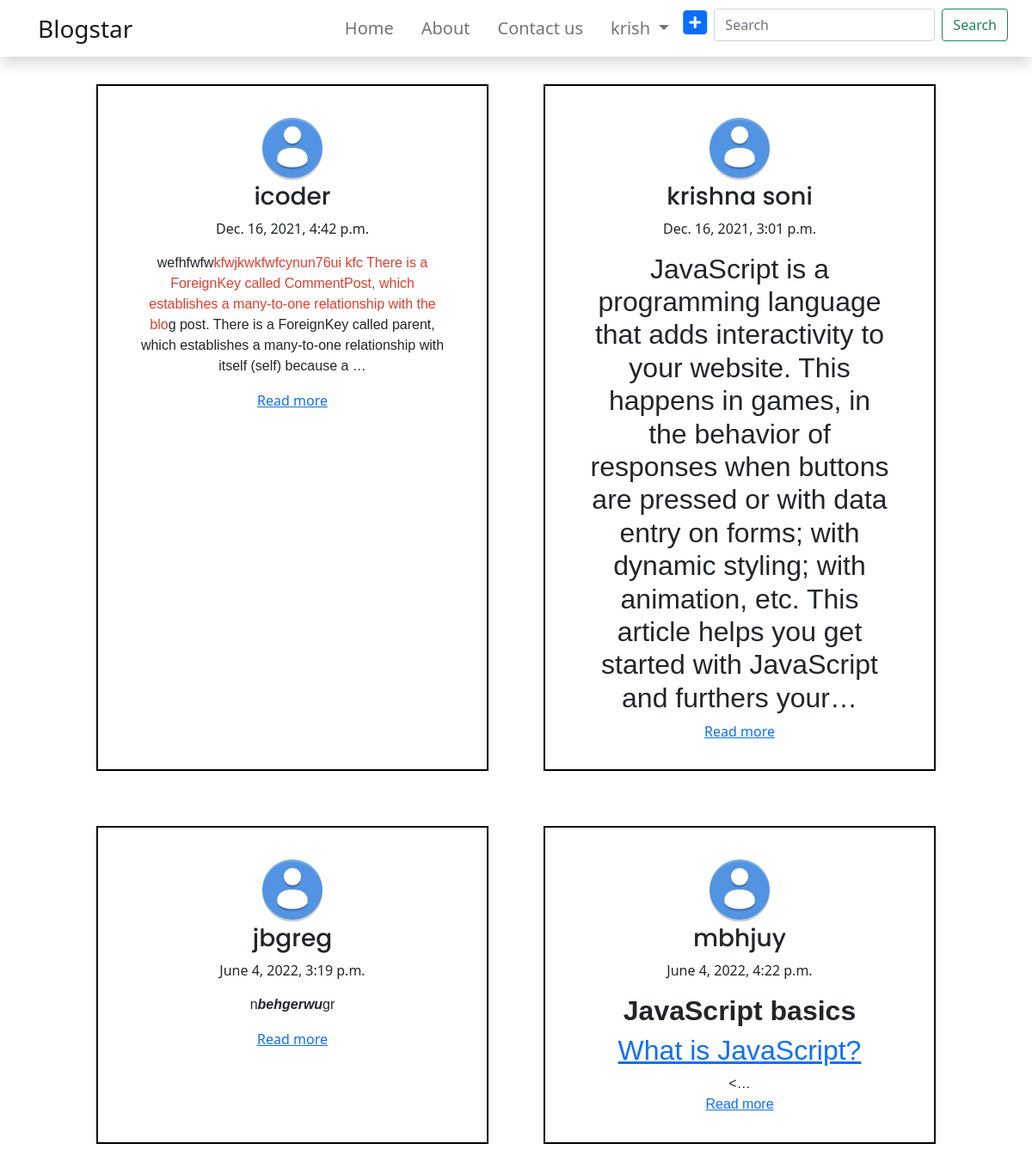
Before: / (signed in) with the older database file.
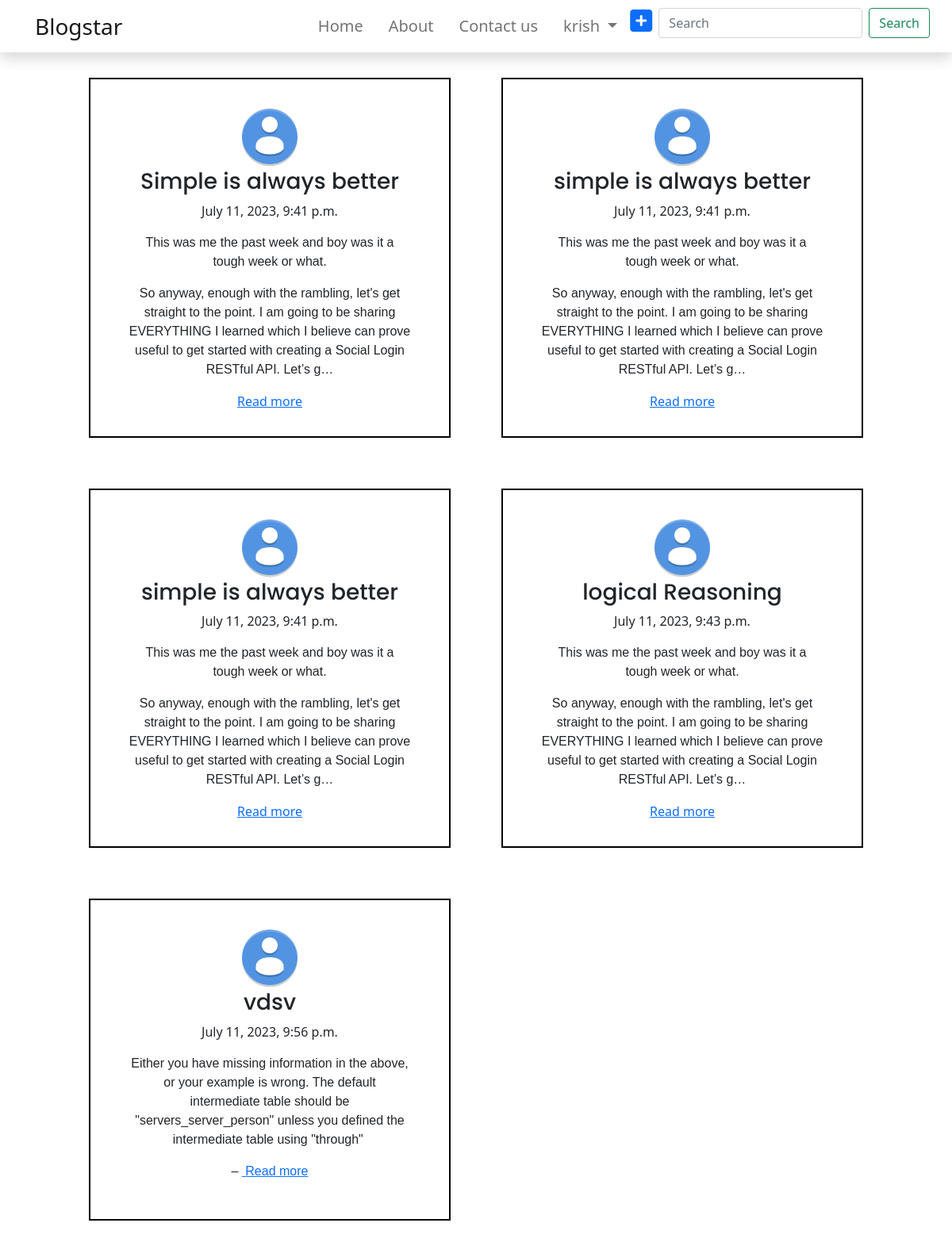
After: the same page with the newer database file.
### blog/models.py (models this page shows, shortened)
class Blog(models.Model):
    TAGS_CHOICES = (
        ('Film & Animation', 'Film & Animation'),
        ('Autos & Vehicles','Autos & Vehicles'),
        ('Music','Music'),
        ('Pets & Animals','Pets & Animals'),
        ('Sports','Sports'),
        ('Travel & Events','Travel & Events'),
        ('Gaming','Gaming'),
        ('People & Blogs','People & Blogs'),
        ('Comedy','Comedy'),
        ('Entertainment','Entertainment'),
        ('News & Politics','News & Politics'),
        ('Howto & Style','Howto & Style'),
        ('Education','Education'),
        ('Science & Technology','Science & Technology'),
        ('Nonprofits & Activism','Nonprofits & Activism')
    )
    sno = models.AutoField(primary_key=True)
    user = models.CharField(max_length=50, blank=True)
    Title = models.CharField(max_length=50)
    content = RichTextField(blank=True, null=True)
    Time = models.DateTimeField(default=datetime.now)
    Tag = models.CharField(max_length=50, choices=TAGS_CHOICES, default='Web_Development')

### home/views.py (the view)
# urls.py: path('',views.index,name='index'),
def index(request):
    if request.user.is_authenticated:
        post = Blog.objects.all()
        context = {'allposts' : post}
        return render(request, 'blog.html',context)
    return render(request, 'home/index.html')

### blog/templates/blog.html (shortened to what this page needs)
{% extends 'base.html' %}
{% load static %}
{% block search %}
{% if request.user.is_authenticated %}
<a href="{% url 'create' %}" style="text-decoration: none;"><i class="fa-solid fa-square-plus fs-2"></i></a>
<li class="nav-item mx-2">
  <form action="{% url 'search' %}" method="get" class=" d-flex">
    <input class="form-control me-2" type="search" placeholder="Search" aria-label="Search" name="query">
    <button class="btn btn-outline-success" type="submit">Search</button>
  </form>
</li>
{% endif %}
{% endblock search %}
{% block body %}
<div class="grid">
  {% for post in allposts %}
  <div class="grid-item">
    <div class="grid-item-head">
      <div class="grid-img">
        <img src="{% static 'profile.png' %}" alt="">
      </div>
      <h3>{{ post.Title }}</h3>
    </div>
    <p>{{post.Time}}</p>
    <div class="grid-item-body">
      {{post.content |safe| truncatechars:300}}
    </div>
    <div class="grid-end">
      <a href="{% url 'blogPost' user=post.user pid=post.sno %}">Read more</a>
    </div>
  </div>
  {% endfor %}
</div>
{% endblock body %}

### home/templates/base.html (shortened to what this page needs)
{% load static %}
<!DOCTYPE html>
<html lang="en">
<head>
  <link href="https://cdn.jsdelivr.net/npm/bootstrap@5.1.3/dist/css/bootstrap.min.css" rel="stylesheet"
>
  <link rel="stylesheet" type="text/css" href="{% static 'owl.theme.default.min.css'%}">
  <link rel="stylesheet" href="{% static 'b.css' %}">
</head>
<body>
  <nav class="navbar navbar-expand-lg navbar-light shadow p-2">
    <div class="container-fluid">
      {% if request.user.is_authenticated %}
      <a class="navbar-brand px-4 py-1 fs-3 color" href="{% url 'blogHome' %}">Blogstar</a>
      {% else %}
      <a class="navbar-brand px-4 py-1 fs-3 color" href="/">Blogstar</a>
      {% endif %}
      <div class="collapse navbar-collapse" id="navbarSupportedContent">
        <ul class="navbar-nav  ms-auto ">
          {% if request.user.is_authenticated %}
          <li class="nav-item mx-2">
            <a class="nav-link fs-5 ppp " aria-current="page" href="/bloghome">Home</a>
          </li>
          {% else %}
          <li class="nav-item mx-2">
            <a class="nav-link fs-5 ppp " aria-current="page" href="/">Home</a>
          </li>
          {% endif %}
          <li class="nav-item mx-2">
            <a class="nav-link fs-5 ppp" href="#">About</a>
          </li>
          <li class="nav-item mx-2">
            <a class="nav-link fs-5 ppp" href="{% url 'contact' %}">Contact us</a>
          </li>
          {% if request.user.is_authenticated %}
          <li class="nav-item mx-2">
            <div class="dropdown">
              <a class="nav-link fs-5 ppp dropdown-toggle" id="dropdownMenuButton1" data-bs-toggle="dropdown"
                aria-expanded="false">
                {{request.user}}
              </a>
            </div>
          </li>
          {% else %}
          <li class="nav-item mx-2">
            <a class="nav-link fs-5 ppp" href="#" name="login" data-bs-toggle="modal"
              data-bs-target="#SigninModal">login</a>
          </li>
          {% endif %}
          {% block search %}
          {% endblock search %}
        </ul>
      </div>
    </div>
  </nav>
  {% block body %}
  {% endblock body %}
</body>
</html>

### blog/templates/blog.html (style rules this page uses)
.grid { display: grid; grid-template-columns: 1fr 1fr; padding: 0 5rem; }
.grid-item { padding: 2rem 3rem; margin: 2rem; border: 2px solid black; text-align: center; }
.grid-item-head { font-family: 'Poppins', sans-serif; text-align: center; }
.grid-item-body { text-align: center; font-family: sans-serif; font-size: 1rem; }
img { height: 5rem; }
.grid-img { display: flex; justify-content: center; }

Changed rows visible on the page:
removed Blog: Title "icoder", Time "Dec. 16, 2021, 4:42 p.m.", content "wefhfwfw kfwjkwkfwfcynun76ui kfc There is a ForeignKey called CommentPost, which establishes a many-to-one relationship with the blo g post. There is a ForeignKey called parent, which establishes a many-to-one relationship with itself (self) because a …"
removed Blog: Title "krishna soni", Time "Dec. 16, 2021, 3:01 p.m.", content "JavaScript is a programming language that adds interactivity to your website. This happens in games, in the behavior of responses when buttons are pressed or with data entry on forms; with dynamic styling; with animation, etc. This article helps you get started with JavaScript and furthers your…"
removed Blog: Title "jbgreg", Time "June 4, 2022, 3:19 p.m.", content "n behgerwu gr"
removed Blog: Title "mbhjuy", Time "June 4, 2022, 4:22 p.m.", content "JavaScript basics What is JavaScript? <…"
added Blog: Title "Simple is always better", Time "July 11, 2023, 9:41 p.m.", content "This was me the past week and boy was it a tough week or what. So anyway, enough with the rambling, let's get straight to the point. I am going to be sharing EVERYTHING I learned which I believe can prove useful to get started with creating a Social Login RESTful API. Let’s g…"
added Blog: Title "simple is always better", Time "July 11, 2023, 9:41 p.m.", content "This was me the past week and boy was it a tough week or what. So anyway, enough with the rambling, let's get straight to the point. I am going to be sharing EVERYTHING I learned which I believe can prove useful to get started with creating a Social Login RESTful API. Let’s g…"
added Blog: Title "simple is always better", Time "July 11, 2023, 9:41 p.m.", content "This was me the past week and boy was it a tough week or what. So anyway, enough with the rambling, let's get straight to the point. I am going to be sharing EVERYTHING I learned which I believe can prove useful to get started with creating a Social Login RESTful API. Let’s g…"
added Blog: Title "logical Reasoning", Time "July 11, 2023, 9:43 p.m.", content "This was me the past week and boy was it a tough week or what. So anyway, enough with the rambling, let's get straight to the point. I am going to be sharing EVERYTHING I learned which I believe can prove useful to get started with creating a Social Login RESTful API. Let’s g…"
added Blog: Title "vdsv", Time "July 11, 2023, 9:56 p.m.", content "Either you have missing information in the above, or your example is wrong. The default intermediate table should be \"servers_server_person\" unless you defined the intermediate table using \"through\" –"
